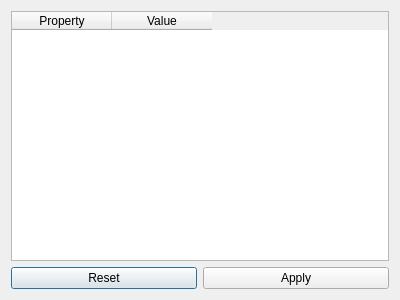
<?xml version="1.0" encoding="UTF-8"?>
<ui version="4.0">
 <class>EditorDialog</class>
 <widget class="QDialog" name="EditorDialog">
  <property name="geometry">
   <rect>
    <x>0</x>
    <y>0</y>
    <width>400</width>
    <height>300</height>
   </rect>
  </property>
  <property name="windowTitle">
   <string>Advanced Property Editor</string>
  </property>
  <layout class="QVBoxLayout" name="verticalLayout">
   <item>
    <widget class="QTableWidget" name="tableWidget">
     <column>
      <property name="text">
       <string>Property</string>
      </property>
     </column>
     <column>
      <property name="text">
       <string>Value</string>
      </property>
     </column>
    </widget>
   </item>
   <item>
    <layout class="QHBoxLayout" name="horizontalLayout_2">
     <item>
      <widget class="QPushButton" name="pushButton">
       <property name="text">
        <string>Reset</string>
       </property>
      </widget>
     </item>
     <item>
      <widget class="QPushButton" name="pushButton_2">
       <property name="text">
        <string>Apply</string>
       </property>
      </widget>
     </item>
    </layout>
   </item>
  </layout>
 </widget>
 <resources/>
 <connections/>
</ui>
